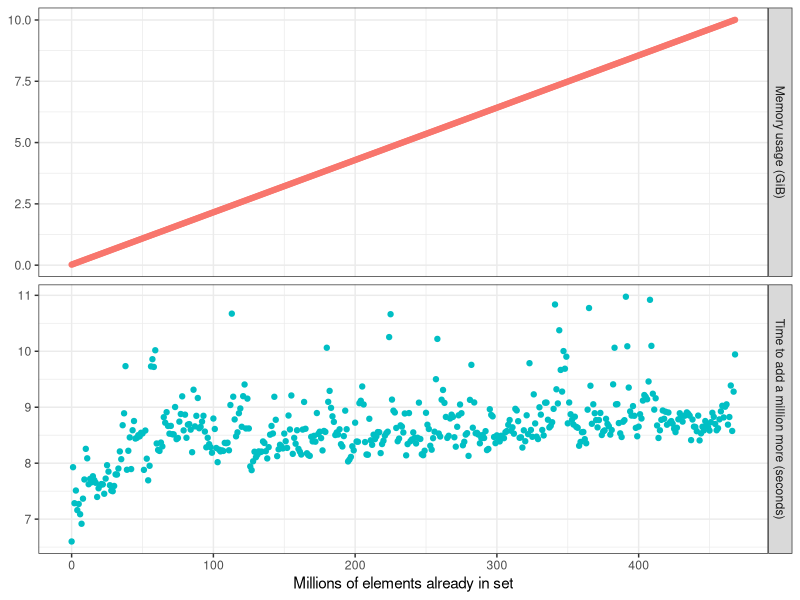

Generate this figure with R:
library(ggplot2)
library(reshape2)
library(plyr)

# Preprocess into a dataframe
s <- paste(readLines("task1.dat"), sep='\n')
df <- read.delim(
  textConnection(s),
  header=FALSE,
  sep=" ",
  strip.white=TRUE)
df <- unstack(df, V2 ~ V1)

# Add element count
df$Elems <- seq(from=0, by=1, length.out=dim(df)[1])

# Change units
df$Mem <- df$Mem / 1000000000

# Make df suitable fo faceting
df <- melt(subset(df, select=c(Mem, Time, Elems)), id.var="Elems")

# Make plot
pdf('setperf.pdf')
ggplot(df, aes(x = Elems, y = value)) +
  geom_point(aes(color = variable)) +
  facet_grid(variable ~ ., scales = "free_y", labeller=labeller(variable = c(Mem="Memory usage (GiB)", Time="Time to add a million more (seconds)"))) +
  theme_bw() +
  theme(legend.position = "none", axis.title.y = element_blank()) +
  labs(x="Millions of elements already in set", y="response", size=1)
